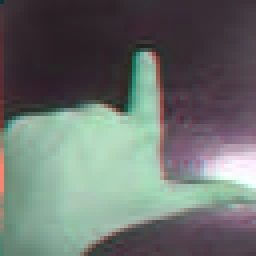
%> input picture [Sem6]/Systemy Rekonfigurowalne/LAB9/reka_1_64x64.ppm, 64 x 64 px (shown 4 times larger)
$ octave ycbcr_test.m   (GNU Octave 9; MATLAB toolbox functions it lacks are replaced by stand-ins)
%> lines starting %> are read from the running program, lines starting %| are printed output that depends on the picture
clear all;
close all;
path = 'reka_1_64x64.ppm';
%%%% ycbcr
img = imread(path);
%> img is the input picture: size 64x64x3 uint8; mean R, G, B 105.5, 112.5, 108.6
y = 0.299*img(:,:,1)+0.587* img(:,:,2)+0.114*img(:,:,3)+16;
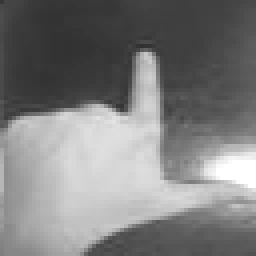
%> y: size 64x64 uint8 (shown 4 times larger); min 48, max 255, mean 125.9
Cb = -0.168736*img(:,:,1)-0.331264* img(:,:,2)+0.5*img(:,:,3)+128;
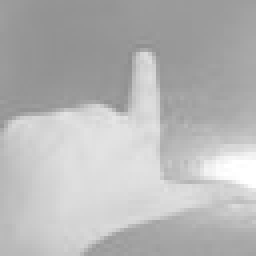
%> Cb: size 64x64 uint8 (shown 4 times larger); min 142, max 255, mean 182.5
Cr = 0.5*img(:,:,1)-0.418688* img(:,:,2)-0.081312*img(:,:,3)+128;
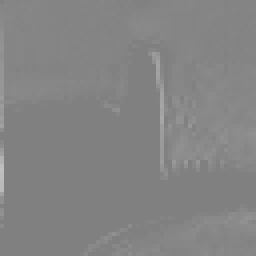
%> Cr: size 64x64 uint8 (shown 4 times larger); min 128, max 192, mean 131.8

img_ycrcb= rgb2ycbcr(img);
%> img_ycrcb: size 64x64x3 uint8; mean of channels 1, 2, 3 110.4, 127.3, 125.2
img_ycrcb2= cat(3,y,Cb,Cr);
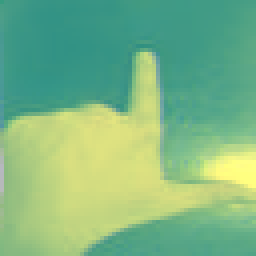
%> img_ycrcb2: size 64x64x3 uint8 (shown 4 times larger); mean R, G, B 125.9, 182.5, 131.8
figure(1)
imshow(img_ycrcb)
figure(2)
imshow(img_ycrcb2)

$ run again, with [Sem6]/Systemy Rekonfigurowalne/LAB9/reka_2_64x64.ppm copied over [Sem6]/Systemy Rekonfigurowalne/LAB9/reka_1_64x64.ppm
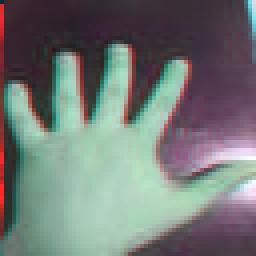
%> input picture [Sem6]/Systemy Rekonfigurowalne/LAB9/reka_2_64x64.ppm, 64 x 64 px (shown 4 times larger)
%> img is the input picture: size 64x64x3 uint8; mean R, G, B 113.5, 120, 117.3
%> `Cr = 0.5*img(:,:,1)-0.418688* img(:,:,2)-0.081312*img(:,:,3)+128;`:
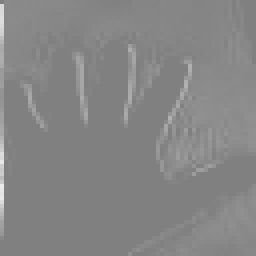
%> Cr: size 64x64 uint8 (shown 4 times larger); min 128, max 235, mean 133.4
%> img_ycrcb: size 64x64x3 uint8; mean of channels 1, 2, 3 117.2, 127.8, 125.3
%> `img_ycrcb2= cat(3,y,Cb,Cr);`:
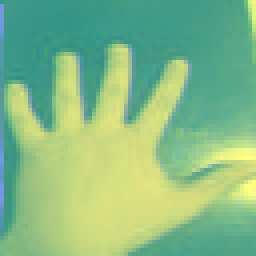
%> img_ycrcb2: size 64x64x3 uint8 (shown 4 times larger); mean R, G, B 133.8, 186.9, 133.4
